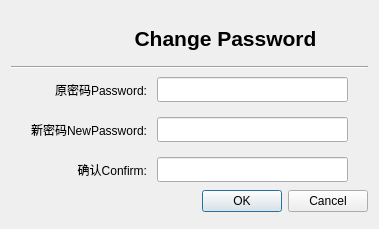
<?xml version="1.0" encoding="UTF-8"?>
<ui version="4.0">
 <class>Dialog</class>
 <widget class="QDialog" name="Dialog">
  <property name="geometry">
   <rect>
    <x>0</x>
    <y>0</y>
    <width>379</width>
    <height>229</height>
   </rect>
  </property>
  <property name="minimumSize">
   <size>
    <width>379</width>
    <height>229</height>
   </size>
  </property>
  <property name="maximumSize">
   <size>
    <width>379</width>
    <height>229</height>
   </size>
  </property>
  <property name="font">
   <font>
    <family>Arial</family>
   </font>
  </property>
  <property name="windowTitle">
   <string>ChangePassword</string>
  </property>
  <layout class="QVBoxLayout" name="verticalLayout">
   <item>
    <widget class="QWidget" name="widget" native="true">
     <property name="minimumSize">
      <size>
       <width>0</width>
       <height>45</height>
      </size>
     </property>
     <property name="maximumSize">
      <size>
       <width>16777215</width>
       <height>45</height>
      </size>
     </property>
     <property name="styleSheet">
      <string notr="true"/>
     </property>
     <widget class="QLabel" name="label">
      <property name="geometry">
       <rect>
        <x>76</x>
        <y>9</y>
        <width>32</width>
        <height>32</height>
       </rect>
      </property>
      <property name="minimumSize">
       <size>
        <width>32</width>
        <height>32</height>
       </size>
      </property>
      <property name="maximumSize">
       <size>
        <width>32</width>
        <height>32</height>
       </size>
      </property>
      <property name="sizeIncrement">
       <size>
        <width>64</width>
        <height>64</height>
       </size>
      </property>
      <property name="baseSize">
       <size>
        <width>64</width>
        <height>64</height>
       </size>
      </property>
      <property name="text">
       <string/>
      </property>
      <property name="pixmap">
       <pixmap>../res/Login_64px.net.png</pixmap>
      </property>
      <property name="scaledContents">
       <bool>true</bool>
      </property>
     </widget>
     <widget class="QLabel" name="label_4">
      <property name="geometry">
       <rect>
        <x>104</x>
        <y>9</y>
        <width>221</width>
        <height>32</height>
       </rect>
      </property>
      <property name="font">
       <font>
        <family>Arial</family>
        <pointsize>16</pointsize>
        <weight>75</weight>
        <bold>true</bold>
        <underline>false</underline>
        <strikeout>false</strikeout>
       </font>
      </property>
      <property name="text">
       <string>Change Password</string>
      </property>
      <property name="alignment">
       <set>Qt::AlignCenter</set>
      </property>
     </widget>
    </widget>
   </item>
   <item>
    <widget class="Line" name="line">
     <property name="orientation">
      <enum>Qt::Horizontal</enum>
     </property>
    </widget>
   </item>
   <item>
    <layout class="QGridLayout" name="gridLayout">
     <property name="leftMargin">
      <number>20</number>
     </property>
     <property name="rightMargin">
      <number>20</number>
     </property>
     <property name="horizontalSpacing">
      <number>10</number>
     </property>
     <property name="verticalSpacing">
      <number>15</number>
     </property>
     <item row="0" column="0">
      <widget class="QLabel" name="label_2">
       <property name="text">
        <string>原密码Password:</string>
       </property>
       <property name="alignment">
        <set>Qt::AlignRight|Qt::AlignTrailing|Qt::AlignVCenter</set>
       </property>
      </widget>
     </item>
     <item row="0" column="1">
      <widget class="QLineEdit" name="OldPassword">
       <property name="minimumSize">
        <size>
         <width>0</width>
         <height>25</height>
        </size>
       </property>
      </widget>
     </item>
     <item row="1" column="0">
      <widget class="QLabel" name="label_3">
       <property name="text">
        <string>新密码NewPassword:</string>
       </property>
       <property name="alignment">
        <set>Qt::AlignRight|Qt::AlignTrailing|Qt::AlignVCenter</set>
       </property>
      </widget>
     </item>
     <item row="1" column="1">
      <widget class="QLineEdit" name="NewPassowrd">
       <property name="minimumSize">
        <size>
         <width>0</width>
         <height>25</height>
        </size>
       </property>
       <property name="inputMask">
        <string/>
       </property>
       <property name="echoMode">
        <enum>QLineEdit::Password</enum>
       </property>
       <property name="placeholderText">
        <string/>
       </property>
      </widget>
     </item>
     <item row="2" column="0">
      <widget class="QLabel" name="label_5">
       <property name="text">
        <string>确认Confirm:</string>
       </property>
       <property name="alignment">
        <set>Qt::AlignRight|Qt::AlignTrailing|Qt::AlignVCenter</set>
       </property>
      </widget>
     </item>
     <item row="2" column="1">
      <widget class="QLineEdit" name="ConfirmPassword">
       <property name="minimumSize">
        <size>
         <width>0</width>
         <height>25</height>
        </size>
       </property>
      </widget>
     </item>
    </layout>
   </item>
   <item>
    <layout class="QHBoxLayout" name="horizontalLayout_2">
     <item>
      <spacer name="horizontalSpacer">
       <property name="orientation">
        <enum>Qt::Horizontal</enum>
       </property>
       <property name="sizeHint" stdset="0">
        <size>
         <width>40</width>
         <height>20</height>
        </size>
       </property>
      </spacer>
     </item>
     <item>
      <widget class="QDialogButtonBox" name="buttonBox">
       <property name="orientation">
        <enum>Qt::Horizontal</enum>
       </property>
       <property name="standardButtons">
        <set>QDialogButtonBox::Cancel|QDialogButtonBox::Ok</set>
       </property>
      </widget>
     </item>
    </layout>
   </item>
  </layout>
 </widget>
 <resources/>
 <connections>
  <connection>
   <sender>buttonBox</sender>
   <signal>accepted()</signal>
   <receiver>Dialog</receiver>
   <slot>accept()</slot>
   <hints>
    <hint type="sourcelabel">
     <x>248</x>
     <y>254</y>
    </hint>
    <hint type="destinationlabel">
     <x>157</x>
     <y>274</y>
    </hint>
   </hints>
  </connection>
  <connection>
   <sender>buttonBox</sender>
   <signal>rejected()</signal>
   <receiver>Dialog</receiver>
   <slot>reject()</slot>
   <hints>
    <hint type="sourcelabel">
     <x>316</x>
     <y>260</y>
    </hint>
    <hint type="destinationlabel">
     <x>286</x>
     <y>274</y>
    </hint>
   </hints>
  </connection>
 </connections>
</ui>
